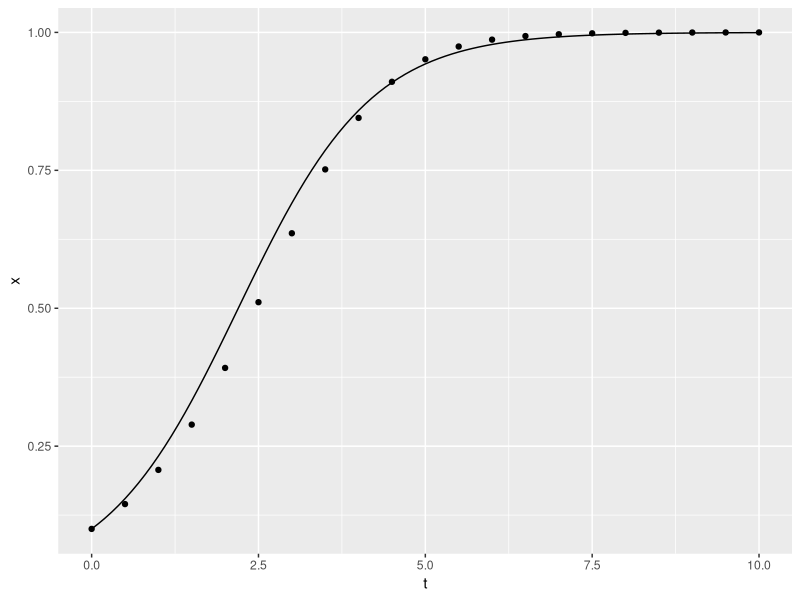

This figure's R source:

## intervalos de tempo: uma sequência de zero a dez em passos de 0,5
time <- seq(0, 10, by = 0.5)
## condição inicial
x0 <- 0.1
#### A função a ser integrada (expressão à direita da derivada acima)
f <- function(x){x * (1.-x)}
#### Um vetor vazio para armazenar os resultados
x <- c()
#### Armazena a condição inicial na primeira posição do vetor
x[1] <- x0


## loop ao longo do tempo: aproxima a função a cada passo de tempo
for (i in 1:(length(time)-1)){
    x[i+1] = x[i] + 0.5 * f(x[i])
}

#### plotando com ggplot2
library(ggplot2)#carrega cada biblioteca uma vez por sessão R
p <- ggplot(data = data.frame(x = x, t = time), aes(t, x)) + geom_point()
analytic <- stat_function(fun=function(t){0.1 * exp(t)/(1+0.1*(exp(t)-1.))})
print(p+analytic)
